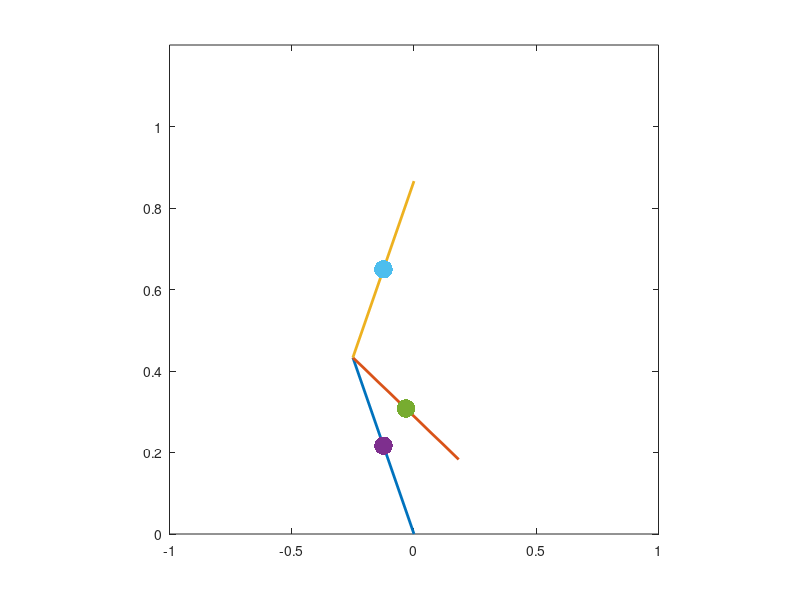

Write the MATLAB code that produced this figure. (Note: this script raises an error after producing the figure.)
%%
% This function is used to help answer the questions in impact_map.mlx
ts = 0.001;

%arbitrary initial conditions:
q = [pi/6,-pi/3,pi/6]';
dq = [-.2,2,0]';
figure();
for i=0:2000
    clf;
    
    l1=0.5;
    l2=0.5;
    l3=0.5;
    q1 = q(1,1);
    q2 = q(2,1);
    q3 = q(3,1);

    x1 = -(l1*sin(q1))/2;
    z1 = (l1*cos(q1))/2;
    x2 = - l1*sin(q1) - (l2*sin(q2))/2;
    z2 = l1*cos(q1) - (l2*cos(q2))/2;
    x3 = (l3*sin(q3))/2 - l1*sin(q1);
    z3 = l1*cos(q1) + (l3*cos(q3))/2;
    x_h = -l1*sin(q1);
    z_h = l1*cos(q1);
    x_t = l3*sin(q3) - l1*sin(q1);
    z_t = l1*cos(q1) + l3*cos(q3);
    x_swf = - l1*sin(q1) - l2*sin(q2);
    z_swf = l1*cos(q1) - l2*cos(q2);
        
    if mod(i,10)==0
        lw = 2;
        % links
        % link1
        plot([0, x_h], [0, z_h], 'linewidth', lw); 
        hold on
        % link2
        plot([x_h, x_swf], [z_h, z_swf], 'linewidth', lw); 
        % link3
        axis 'square'
        xlim([-1, 1]);
        ylim([0, 1.2]);
        plot([x_h, x3+(x3-x_h)], [z_h, z3+(z3-z_h)], 'linewidth', lw); 
        % point masses
        mz = 40;
        % m1
        plot(x1, z1, '.', 'markersize', mz); 

        % m2
        plot(x2, z2, '.', 'markersize', mz); 

        % m3
        plot(x3, z3, '.', 'markersize', mz); 

        drawnow;    
    end
    G = eval_G(q);
    C = eval_C(q,dq);
    M = eval_M(q);
    if -q2>=q1
        [q,dq] = impact(q,dq);
    end
    q = q+dq*ts;
    ddq = M\(-G-C*dq);
    dq = dq+ddq*ts;
    
    
end